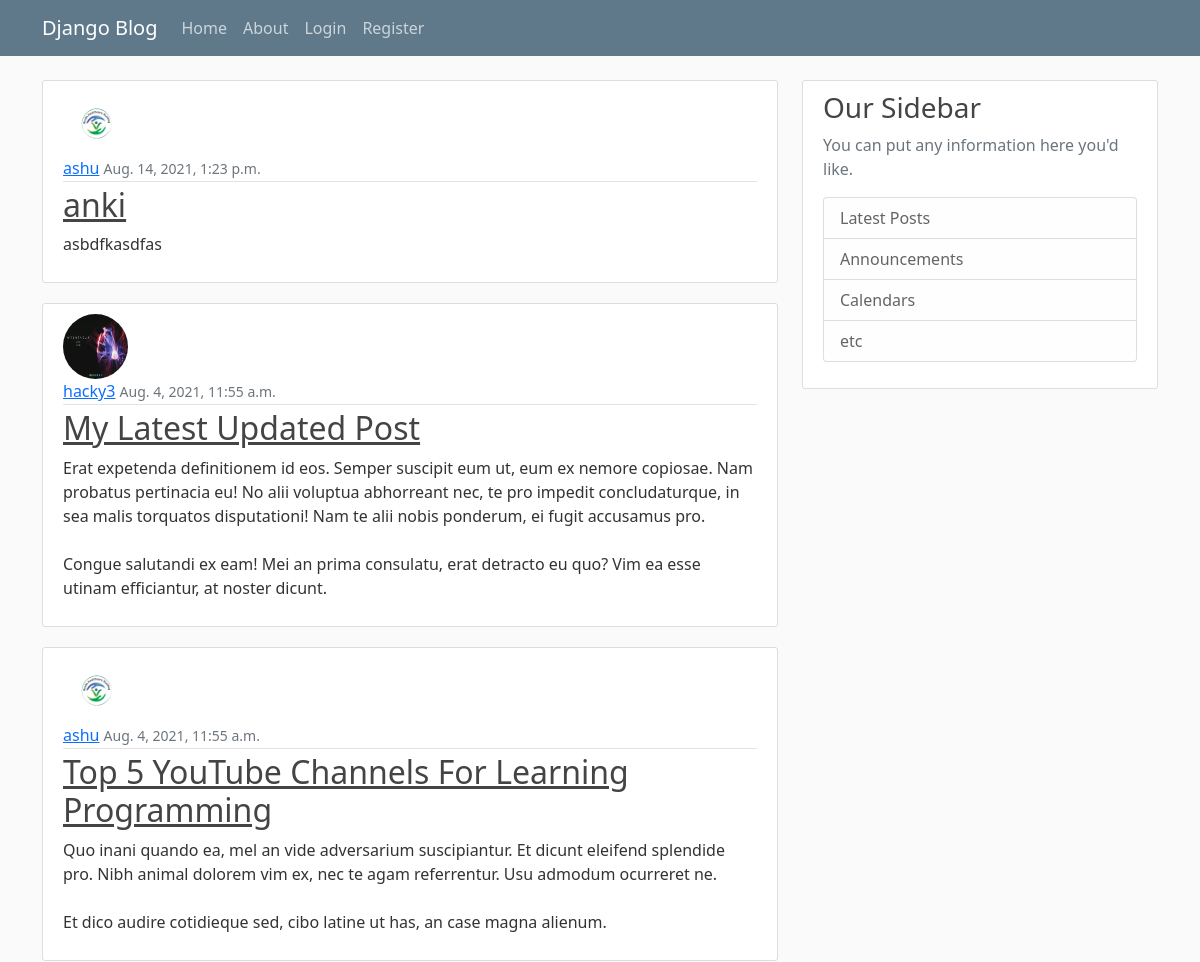
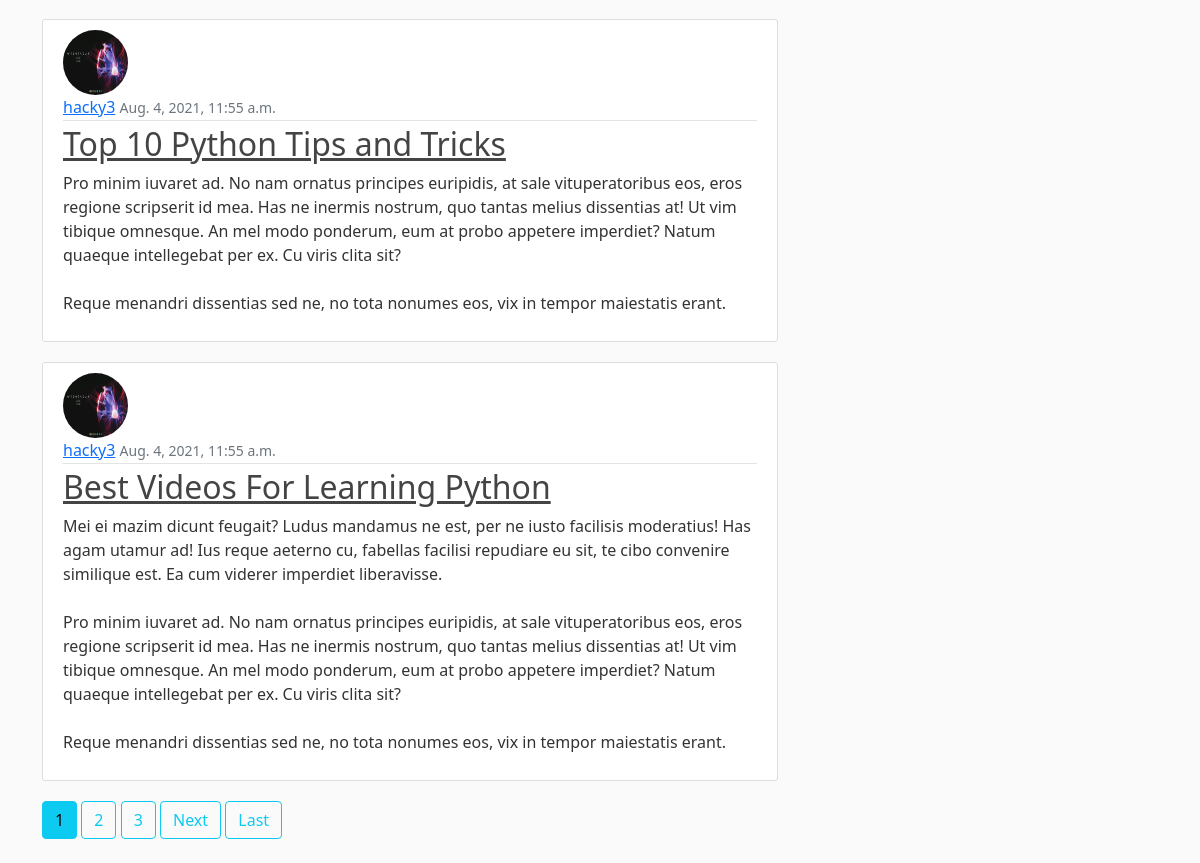
The page / on the database its author committed (2 pictures, top to bottom).
### blog/models.py (models this page shows, shortened)
class Post(models.Model):
    title = models.CharField(max_length=100)
    content = models.TextField()
    date_posted = models.DateTimeField(default = timezone.now)
    author = models.ForeignKey(User, on_delete=models.CASCADE)

### users/models.py (models this page shows, shortened)
class Profile(models.Model):
    user = models.OneToOneField(User,on_delete=models.CASCADE)
    user_image = models.ImageField(default='default.jpg',upload_to='profile_pics')

### blog/views.py (the view)
# urls.py: path('',PostListView.as_view(),name='blog-home'),
class PostListView(ListView):
    model = Post
    template_name = 'blog/home.html'
    context_object_name = 'posts'
    ordering = ['-date_posted']
    paginate_by = 5

### blog/templates/blog/home.html (shortened to what this page needs)
 {% extends "blog/base.html" %}
 {% block content %}
    {% for post in posts%}
    <article class="media content-section">
        <img class="rounded-circle article-img" src="{{ post.author.profile.user_image.url }}">
        <div class="media-body">
          <div class="article-metadata">
            <a class="mr-2" href="{% url 'user-posts' post.author.username %}">{{ post.author }}</a>
            <small class="text-muted">{{ post.date_posted }}</small>
          </div>
          <h2><a class="article-title" href="{% url 'post-detail' post.id %}">{{ post.title }}</a></h2>
          <p class="article-content">{{ post.content }}</p>
        </div>
      </article>
    {% endfor %}
  {% if is_paginated %}
      {% for num in page_obj.paginator.page_range %}
        {% if page_obj.number == num %}
          <a class="btn btn-info mb-4" href="?page={{ num }}">{{ num }}</a>
        {% elif num > page_obj.number|add:'-3' and num < page_obj.number|add:'3' %}
          <a class="btn btn-outline-info mb-4" href="?page={{ num }}">{{ num }}</a>
        {% endif %}
      {% endfor %}
      {% if page_obj.has_next %}
        <a class="btn btn-outline-info mb-4" href="?page={{ page_obj.next_page_number }}">Next</a>
        <a class="btn btn-outline-info mb-4" href="?page={{ page_obj.paginator.num_pages }}">Last</a>
      {% endif %}
    {% endif %}
{% endblock %}

### blog/templates/blog/base.html (shortened to what this page needs)
{% load static %}
<!DOCTYPE html>
<html lang="en">
<head>
    <link href="https://cdn.jsdelivr.net/npm/bootstrap@5.0.2/dist/css/bootstrap.min.css" rel="stylesheet">
<link rel="stylesheet" href="{% static 'blog/main.css' %}">
</head>
<body>
<header class="site-header">
  <nav class="navbar navbar-expand-md navbar-dark bg-steel fixed-top">
    <div class="container">
      <a class="navbar-brand mr-4" href="{% url 'blog-home' %}">Django Blog</a>
      <div class="collapse navbar-collapse" id="navbarToggle">
        <div class="navbar-nav mr-auto">
          <a class="nav-item nav-link" href="{% url 'blog-home' %}">Home</a>
          <a class="nav-item nav-link" href="{% url 'blog-about' %}">About</a>
        </div>
        <div class="navbar-nav">
            {% if user.is_authenticated %}
            <a class="nav-item nav-link" href="{% url 'post-created' %}">New Post</a>
            <a class="nav-item nav-link" href="{% url 'profile' %}">Profile</a>
            <a class="nav-item nav-link" href="{% url 'logout' %}">Logout</a>
            {% else %}
          <a class="nav-item nav-link" href="{% url 'login' %}">Login</a>
          <a class="nav-item nav-link" href="{% url 'register' %}">Register</a>
             {%  endif %}
        </div>
      </div>
    </div>
  </nav>
</header>
<main role="main" class="container">
    <div class="row">
      <div class="col-md-8">
        {% block content %}{% endblock %}
      </div>
      <div class="col-md-4">
        <div class="content-section">
          <h3>Our Sidebar</h3>
          <p class='text-muted'>You can put any information here you'd like.
            <ul class="list-group">
              <li class="list-group-item list-group-item-light">Latest Posts</li>
              <li class="list-group-item list-group-item-light">Announcements</li>
              <li class="list-group-item list-group-item-light">Calendars</li>
              <li class="list-group-item list-group-item-light">etc</li>
            </ul>
          </p>
        </div>
      </div>
    </div>
  </main>
</body>
</html>

### blog/static/blog/main.css (style rules this page uses)
body { background: #fafafa; color: #333333; margin-top: 5rem; }
h1, h2, h3, h4, h5, h6 { color: #444444; }
ul { margin: 0; }
.bg-steel { background-color: #5f788a; }
.site-header .navbar-nav .nav-link { color: #cbd5db; }
.content-section { background: #ffffff; padding: 10px 20px; border: 1px solid #dddddd; border-radius: 3px; margin-bottom: 20px; }
.article-title { color: #444444; }
.article-content { white-space: pre-line; }
.article-img { height: 65px; width: 65px; margin-right: 16px; }
.article-metadata { padding-bottom: 1px; margin-bottom: 4px; border-bottom: 1px solid #e3e3e3 }

### rows shown on the page
Post: author.profile.user_image (picture), author "ashu", date_posted "Aug. 14, 2021, 1:23 p.m.", title "anki", content "asbdfkasdfas"
Post: author.profile.user_image (picture), author "hacky3", date_posted "Aug. 4, 2021, 11:55 a.m.", title "My Latest Updated Post", content "Erat expetenda definitionem id eos. Semper suscipit eum ut, eum ex nemore copiosae. Nam probatus pertinacia eu! No alii voluptua abhorreant nec, te pro impedit concludaturque, in sea malis torquatos disputationi! Nam te alii nobis ponderum, ei fugit accusamus pro. Congue salutandi ex eam! Mei an prima consulatu, erat detracto eu quo? Vim ea esse utinam efficiantur, at noster dicunt."
Post: author.profile.user_image (picture), author "ashu", date_posted "Aug. 4, 2021, 11:55 a.m.", title "Top 5 YouTube Channels For Learning Programming", content "Quo inani quando ea, mel an vide adversarium suscipiantur. Et dicunt eleifend splendide pro. Nibh animal dolorem vim ex, nec te agam referrentur. Usu admodum ocurreret ne. Et dico audire cotidieque sed, cibo latine ut has, an case magna alienum."
Post: author.profile.user_image (picture), author "hacky3", date_posted "Aug. 4, 2021, 11:55 a.m.", title "Top 10 Python Tips and Tricks", content "Pro minim iuvaret ad. No nam ornatus principes euripidis, at sale vituperatoribus eos, eros regione scripserit id mea. Has ne inermis nostrum, quo tantas melius dissentias at! Ut vim tibique omnesque. An mel modo ponderum, eum at probo appetere imperdiet? Natum quaeque intellegebat per ex. Cu viris clita sit? Reque menandri dissentias sed ne, no tota nonumes eos, vix in tempor maiestatis erant."
Post: author.profile.user_image (picture), author "hacky3", date_posted "Aug. 4, 2021, 11:55 a.m.", title "Best Videos For Learning Python", content "Mei ei mazim dicunt feugait? Ludus mandamus ne est, per ne iusto facilisis moderatius! Has agam utamur ad! Ius reque aeterno cu, fabellas facilisi repudiare eu sit, te cibo convenire similique est. Ea cum viderer imperdiet liberavisse. Pro minim iuvaret ad. No nam ornatus principes euripidis, at sale vituperatoribus eos, eros regione scripserit id mea. Has ne inermis nostrum, quo tantas melius dissentias at! Ut vim tibique omnesque. An mel modo ponderum, eum at probo appetere imperdiet? Natum quaeque intellegebat per ex. Cu viris clita sit? Reque menandri dissentias sed ne, no tota nonumes eos, vix in tempor maiestatis erant."

### other values the page prints
{{ num }} "1"
{{ num }} "2" "3"
